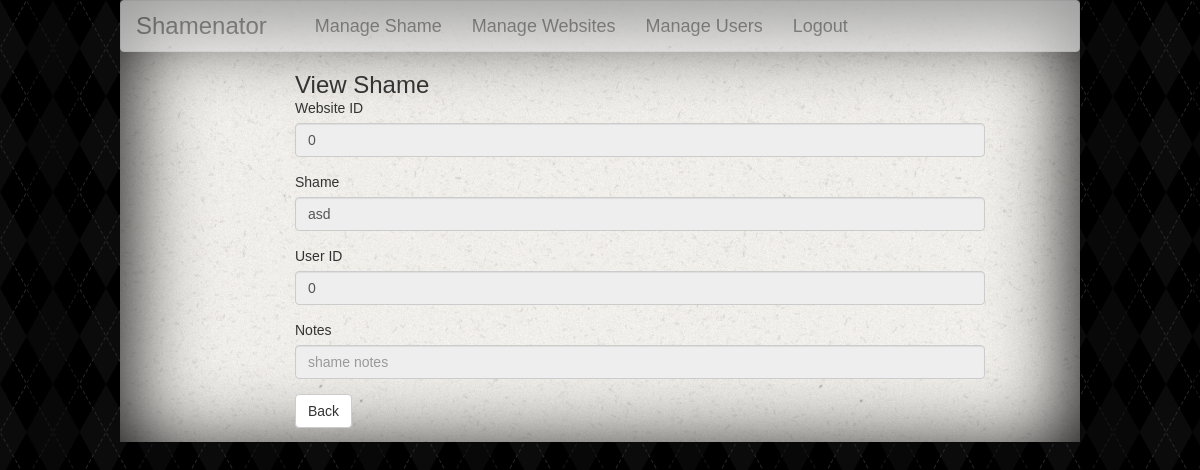
The page /manage-shames/?action=view-shame&shame_id=1 (signed in) on the database its author committed.
### tables this page shows
CREATE TABLE IF NOT EXISTS `shames` (
  `id` int(11) NOT NULL AUTO_INCREMENT,
  `website_id` int(11) NOT NULL,
  `user_id` int(11) NOT NULL,
  `shame` mediumtext NOT NULL,
  `notes` mediumtext NOT NULL,
  `date_updated` timestamp NOT NULL DEFAULT CURRENT_TIMESTAMP ON UPDATE CURRENT_TIMESTAMP,
  `date_created` timestamp NOT NULL DEFAULT '0000-00-00 00:00:00',
  PRIMARY KEY (`id`)
);

### database.php (called while the page is built, shortened)
<?
class DatabaseHelper{
  private $mysql;
  private $query;
  function DatabaseHelper(){
    try {
        $this->mysql = $this->connect();
    } catch (Exception $e) {
        $logger = new Logger();
        $logger->setLog('error');
    }
  }
  private function connect(){
    $host = 'localhost';
    $database = $user = 'glenn_shamenator';
    $password = 'Ch4ng3m3#';
    $mysql = @mysql_connect($host,$user,$password);
    return $mysql;
  }
  public function queryRow($sql = '') {
    if( !isset($this->query) ){
      $this->query = mysql_query($sql, $this->mysql)
          or die('Query failed: ' . mysql_error());
    }
    $row = mysql_fetch_assoc($this->query);
    return $row;
  }
}

### manage-shames/_shame-form.php (the view)
<div class="form-group">
	<label>Website ID</label>
	<input type="text" name="shame[website_id]" <? if($readonly) echo 'READONLY'; ?> value="<?= $shame['website_id'] ?>" class="form-control" placeholder="123">
</div>
<div class="form-group">
	<label>Shame</label>
	<input type="text" name="shame[shame]" <? if($readonly) echo 'READONLY'; ?> value="<?= $shame['shame'] ?>" class="form-control" placeholder="shame">
</div>
<div class="form-group">
	<label>User ID</label>
	<input type="text" name="shame[user_id]" <? if($readonly) echo 'READONLY'; ?> value="<?= $shame['user_id'] ?>" class="form-control" placeholder="user">
</div>
<div class="form-group">
	<label>Notes</label>
	<input type="text" name="shame[notes]" <? if($readonly) echo 'READONLY'; ?> value="<?= $shame['notes'] ?>" class="form-control" placeholder="shame notes">
</div>

### css/style.css (style rules this page uses)
html, body { box-sizing: border-box; font-size:14px; font-family:"Helvetica"; }
*, *:before, *:after { box-sizing: inherit; }
body { background-image:url("../images/argyle.png"); }
label { font-weight:400; }

### rows shown on the page
shames: website "0", shame "asd", user "0"
